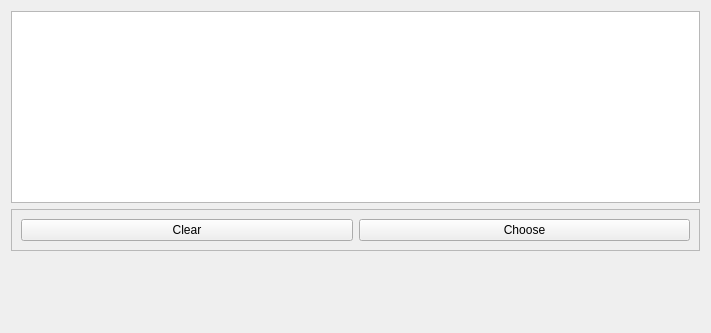
<?xml version="1.0" encoding="UTF-8"?>
<ui version="4.0">
 <class>TSVValidatorMasterSettingsView</class>
 <widget class="QWidget" name="TSVValidatorMasterSettingsView">
  <property name="geometry">
   <rect>
    <x>0</x>
    <y>0</y>
    <width>711</width>
    <height>333</height>
   </rect>
  </property>
  <property name="windowTitle">
   <string>Form</string>
  </property>
  <property name="styleSheet">
   <string notr="true">font: 12pt &quot;Roboto&quot;;</string>
  </property>
  <layout class="QVBoxLayout" name="verticalLayout">
   <item>
    <widget class="QListWidget" name="listWidget"/>
   </item>
   <item>
    <widget class="QFrame" name="frame">
     <property name="frameShape">
      <enum>QFrame::Shape::StyledPanel</enum>
     </property>
     <property name="frameShadow">
      <enum>QFrame::Shadow::Raised</enum>
     </property>
     <layout class="QHBoxLayout" name="horizontalLayout">
      <item>
       <widget class="QPushButton" name="pushButton_2">
        <property name="text">
         <string>Clear</string>
        </property>
       </widget>
      </item>
      <item>
       <widget class="QPushButton" name="pushButton">
        <property name="text">
         <string>Choose</string>
        </property>
       </widget>
      </item>
     </layout>
    </widget>
   </item>
   <item>
    <spacer name="verticalSpacer">
     <property name="orientation">
      <enum>Qt::Orientation::Vertical</enum>
     </property>
     <property name="sizeHint" stdset="0">
      <size>
       <width>20</width>
       <height>40</height>
      </size>
     </property>
    </spacer>
   </item>
  </layout>
 </widget>
 <resources>
  <include location="../../../../snooz-toolbox/src/main/python/ui/themes/themes.qrc"/>
 </resources>
 <connections/>
</ui>
